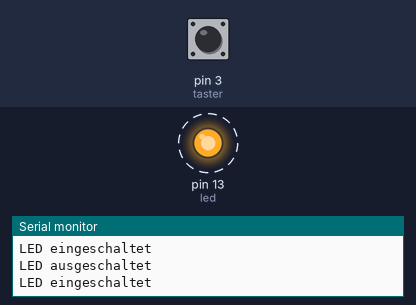
Recording of a sketch running on a simulated Arduino Uno, built with avr-gcc and run on an emulated ATmega328P. Shown: output pins drawn as LEDs (lit = HIGH), the last lines printed to the serial monitor. Dashed ring = blinking. The inputs (shaded band) are chosen by the test bench; at power-on: pin 3 (taster) HIGH.

Above: at 0.9 s.
1.3 s: pin 3 (taster) pulled LOW for 3.2 s
At 1.3 s:
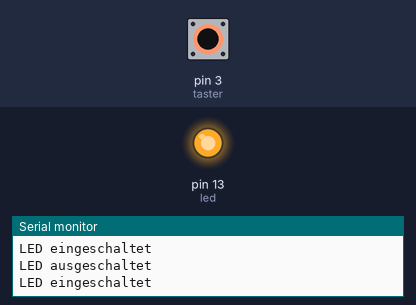
Timing chart, 0 to 12.0 s (numbered marks = the images above; inputs shaded):
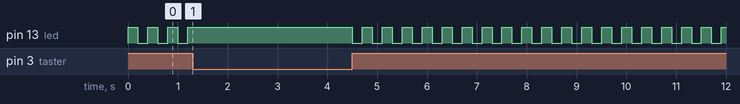

The sketch:

Versuch01.ino
```cpp
int led = LED_BUILTIN;
int taster = 3;
int ledZustand = 0;

void setup() {

  pinMode(led, OUTPUT);
  pinMode(taster, INPUT_PULLUP);

  Serial.begin(9600);

}

void loop() {
  if (digitalRead(taster)==1 && ledZustand == 0) {
    digitalWrite(led, HIGH);
    ledZustand = 1;
    Serial.println("LED eingeschaltet");
    delay(100);
  } else if (digitalRead(taster)==1 && ledZustand == 1) {
    digitalWrite(led, LOW);
    ledZustand = 0;
    Serial.println("LED ausgeschaltet");
    delay(100);
  }
  delay(100);
}
//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
```
